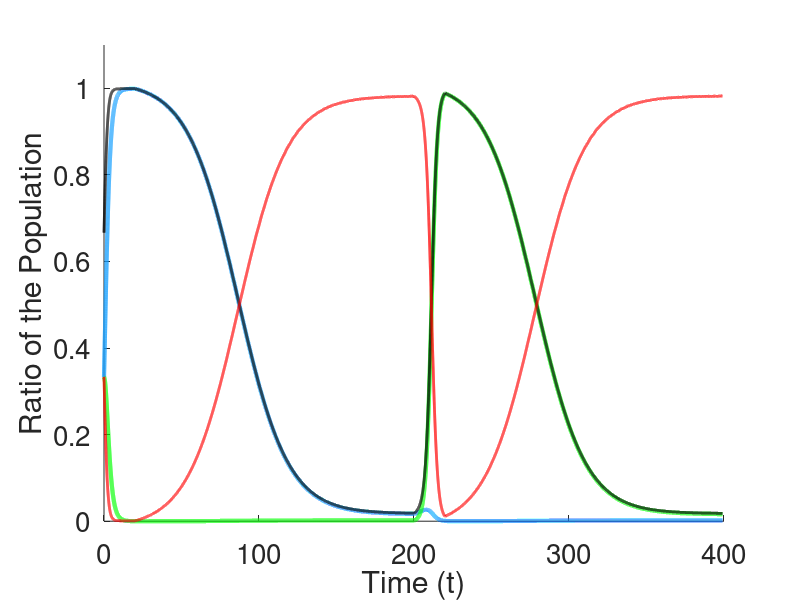

The MATLAB script that drew this image: (Note: this script raises an error after producing the figure.)
function successBased
T = 399;

tau = 20; %delay for social learners
epsilon  = 0.105; %

phiArr = [];
Tarr = [];

payOpt = normrnd(1,0,1,1000); %introducing some noise for the payoff of optimum behavior
paySOpt = normrnd(0.4,0,1,1000);%introducing some noise for the payoff of sub-optimum behavior1


fB1 = @(t)(1-epsilon)*piB1(t) + epsilon*piB2(t); %Fitness of behavior 1
fB2 = @(t)(1-epsilon)*piB2(t) + epsilon*piB1(t); %Fitness of behavior 2

B10  = 1/3;
B20  = 1/3;
S10  = 1/3;

Y0 = [B10; B20; S10];
tspan   = [0:0.01:T];
[tt, y] = ode45(@sls,tspan,Y0);


%generating the plots
figure('PaperType','<custom>','PaperSize',[6 4],'Color',[1 1 1]);
hold on
plot(tt,y(:,1),'-','Color', [0.07,0.62,1.00], 'Linewidth', 3)
plot(tt,y(:,2),'-','Color', 'g', 'Linewidth', 3)
plot(tt,y(:,1) + y(:,2),'Color', 'k', 'Linewidth', 2)
plot(tt,y(:,3),'Color', 'r', 'Linewidth', 2)
xlabel('Time (t)')
ylabel('Ratio of the Population')
set(gca,'FontSize',20);
ylim([0,1.1])

yyaxis right
ylabel('Average Population Reward');% (\psi(t))')
set(gca,'ycolor','m');
ylim([0,1.1])

inx = Tarr == 0;
Tarr(inx) = [];
phiArr(inx) = [];
plot(Tarr, phiArr, 'Color', 'm','Linewidth', 2)
load individualOnly
plot(Tarr, phiArr, 'Color', 'b','Linewidth', 2)


%legend({'IL','SL','A_1','A_2', '\phi(t)'}, ...
legend({'A_1','A_2','IL','SL', '\psi(t)', '\psi(t)-ILonly'}, ...
            'Position',[0.22 0.85 0.64 0.08], ...
            'FontSize',19,...
            'NumColumns',8,...
            'color','none');
legend boxoff




    function dxdt = sls(t,x)
        %mutation matrix Q       
        Q = [[0.999, 0, 0.001]; [0, 0.999, 0.001]; [0.001, 0.001, 0.998]];
        
        fSt = 0;
        if(t-tau >= 0)
            if(fB1(t-tau) > fB2(t-tau))
                fSt = piB1(t);
            else
                fSt = piB2(t);
            end
        end
        
        f = [fB1(t) fB2(t) fSt];
        phi = f*x; 
        phiArr(floor(t*10)+1) = phi;
        Tarr(floor(t*10)+1) = t;
        
        
        dxdt1 = f*(x.*Q(:,1)) - x(1)*phi; %B1 equation
        dxdt2 = f*(x.*Q(:,2)) - x(2)*phi; %B2 equation
        dxdt3 = f*(x.*Q(:,3)) - x(3)*phi; %S equation
        dxdt = [dxdt1;dxdt2;dxdt3];
    end
    
    function y = piB1(t) %Payoff of behavior 1
        if(t<200)
            y = payOpt(floor(t+1));
        else
            y = paySOpt(floor(t+1));
        end
    end

    function y = piB2(t) %Payoff of behavior 2
        if(t<200)
            y = paySOpt(floor(t+1));
        else
            y = payOpt(floor(t+1));
        end
    end
end